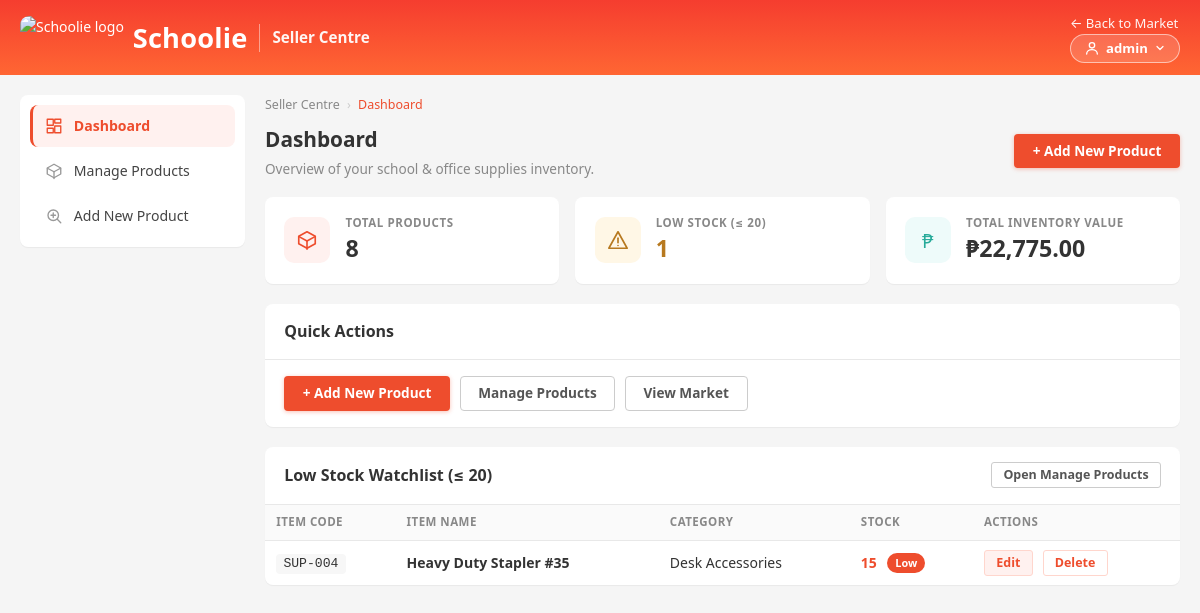
/dashboard.php (signed in), run on the app's committed database.
### tables this page shows
CREATE TABLE products (
  id          INT           AUTO_INCREMENT PRIMARY KEY,
  item_code   VARCHAR(20)   UNIQUE NOT NULL,
  item_name   VARCHAR(100)  NOT NULL,
  description TEXT          NOT NULL,
  category    VARCHAR(50)   NOT NULL,
  unit        VARCHAR(20)   NOT NULL,
  price       DECIMAL(10,2) NOT NULL,
  stock       INT           NOT NULL
);

### dashboard.php (the view, shortened to what this page needs)
<?php
require_once __DIR__ . '/config.php';
require_once __DIR__ . '/nav.php';
$totalsRes = mysqli_query(
    $conn,
    'SELECT COUNT(*) AS total_products,
            COALESCE(SUM(CASE WHEN stock <= ' . LOW_STOCK_LEVEL . ' THEN 1 ELSE 0 END), 0) AS low_stock,
            COALESCE(SUM(price * stock), 0) AS inventory_value
     FROM products'
);
$totals        = $totalsRes ? mysqli_fetch_assoc($totalsRes) : null;
$totalProducts = (int) ($totals['total_products'] ?? 0);
$lowStock      = (int) ($totals['low_stock'] ?? 0);
$totalValue    = (float) ($totals['inventory_value'] ?? 0);
$watch = mysqli_query(
    $conn,
    'SELECT id, item_code, item_name, category, stock
     FROM products
     WHERE stock <= ' . LOW_STOCK_LEVEL . '
     ORDER BY stock ASC, item_code ASC
     LIMIT 8'
);
?>
<!DOCTYPE html>
<html lang="en">
<head>
    <link rel="stylesheet" href="style.css">
</head>
<body>
<?= seller_breadcrumb([['Seller Centre', 'dashboard.php'], ['Dashboard', '']]) ?>
<div class="page-head">
    <div>
        <h1>Dashboard</h1>
        <p class="page-sub">Overview of your school &amp; office supplies inventory.</p>
    </div>
    <a class="btn btn-primary" href="add.php">+ Add New Product</a>
</div>
<section class="cards">
    <div class="card">
        <span class="card-icon">
            <svg viewBox="0 0 24 24" width="22" height="22" fill="none" stroke="currentColor" stroke-width="1.8" stroke-linecap="round" stroke-linejoin="round" aria-hidden="true"><path d="M21 8l-9-5-9 5v8l9 5 9-5z"/><path d="M3.3 8.3L12 13l8.7-4.7"/><path d="M12 13v9"/></svg>
        </span>
        <div>
            <div class="card-label">Total Products</div>
            <div class="card-value"><?= $totalProducts ?></div>
        </div>
    </div>
    <div class="card">
        <span class="card-icon warn">
            <svg viewBox="0 0 24 24" width="22" height="22" fill="none" stroke="currentColor" stroke-width="1.8" stroke-linecap="round" stroke-linejoin="round" aria-hidden="true"><path d="M12 3l10 18H2z"/><path d="M12 10v5"/><path d="M12 18h.01"/></svg>
        </span>
        <div>
            <div class="card-label">Low Stock (&le; <?= LOW_STOCK_LEVEL ?>)</div>
            <div class="card-value <?= $lowStock > 0 ? 'warn' : '' ?>"><?= $lowStock ?></div>
        </div>
    </div>
    <div class="card">
        <span class="card-icon money">&#8369;</span>
        <div>
            <div class="card-label">Total Inventory Value</div>
            <div class="card-value">&#8369;<?= number_format($totalValue, 2) ?></div>
        </div>
    </div>
</section>
<section class="panel">
    <div class="panel-head"><h2>Quick Actions</h2></div>
    <div class="quick-actions">
        <a class="btn btn-primary" href="add.php">+ Add New Product</a>
        <a class="btn btn-ghost" href="products.php">Manage Products</a>
        <a class="btn btn-ghost" href="index.php">View Market</a>
    </div>
</section>
<section class="panel">
    <div class="panel-head">
        <h2>Low Stock Watchlist (&le; <?= LOW_STOCK_LEVEL ?>)</h2>
        <a class="btn btn-sm btn-ghost" href="products.php">Open Manage Products</a>
    </div>
    <div class="table-wrap">
        <table class="stack-table">
            <thead>
                <tr>
                    <th>Item Code</th>
                    <th>Item Name</th>
                    <th>Category</th>
                    <th>Stock</th>
                    <th>Actions</th>
                </tr>
            </thead>
            <tbody>
            <?php if ($watch && mysqli_num_rows($watch) > 0): ?>
                <?php while ($row = mysqli_fetch_assoc($watch)): ?>
                    <tr>
                        <td data-label="Item Code"><span class="code"><?= htmlspecialchars($row['item_code']) ?></span></td>
                        <td class="item-name" data-label="Item Name"><?= htmlspecialchars($row['item_name']) ?></td>
                        <td data-label="Category"><?= htmlspecialchars($row['category']) ?></td>
                        <td data-label="Stock">
                            <span class="cell-val">
                                <span class="stock-low"><?= (int) $row['stock'] ?></span>
                                <span class="pill-low">Low</span>
                            </span>
                        </td>
                        <td class="actions cell-actions">
                            <a class="btn btn-sm btn-edit" href="edit.php?id=<?= (int) $row['id'] ?>">Edit</a>
                            <a class="btn btn-sm btn-delete"
                               href="delete.php?id=<?= (int) $row['id'] ?>"
                               onclick="return confirm('Delete <?= htmlspecialchars($row['item_code'], ENT_QUOTES) ?> (<?= htmlspecialchars($row['item_name'], ENT_QUOTES) ?>)? Its image file will also be removed.');">Delete</a>
                        </td>
                    </tr>
                <?php endwhile; ?>
            <?php endif; ?>
            </tbody>
        </table>
    </div>
</section>
</body>
</html>

### style.css (style rules this page uses)
:root { --orange: #ee4d2d; --orange-dark: #d73211; --orange-grad: linear-gradient(-180deg, #f53d2f, #f63); --orange-soft: #fff1ef; --orange-border: #ffd6cd; --green: #26aa99; --green-soft: #eefbfa; --bg: #f5f5f5; --surface: #ffffff; --text: #333333; --muted: #888888; --border: #e8e8e8; --radius: 8px; --shadow-sm: 0 1px 1px rgba(0, 0, 0, .05); --shadow: 0 1px 8px rgba(0, 0, 0, .12); --font: "Segoe UI", system-ui, -apple-system, "Helvetica Neue", Arial, sans-serif; }
* { box-sizing: border-box; }
html, body { margin: 0; padding: 0; }
html { scrollbar-width: none; }
body { font-family: var(--font); background: var(--bg); color: var(--text); font-size: 14px; line-height: 1.55; min-height: 100vh; }
a { color: var(--orange); }
.btn { display: inline-flex; align-items: center; justify-content: center; gap: .4rem; padding: .5rem 1.1rem; border: 1px solid transparent; border-radius: 4px; font: 600 .85rem/1.2 var(--font); text-decoration: none; cursor: pointer; white-space: nowrap; transition: background .15s ease, color .15s ease, border-color .15s ease; }
.btn-primary { background: var(--orange); color: #fff; box-shadow: 0 1px 4px rgba(238, 77, 45, .35); }
.btn-ghost { background: var(--surface); border-color: #ccc; color: #555; }
.btn-sm { padding: .3rem .7rem; font-size: .78rem; border-radius: 3px; }
.btn-edit { background: var(--orange-soft); color: var(--orange); border: 1px solid var(--orange-border); }
.btn-delete { background: #fff; color: var(--orange); border: 1px solid var(--orange-border); }
.page-head { display: flex; align-items: center; justify-content: space-between; flex-wrap: wrap; gap: .8rem; margin-bottom: 1.1rem; }
.page-head h1 { font-size: 1.3rem; margin: 0; }
.page-sub { color: var(--muted); margin: .2rem 0 0; font-size: .85rem; }
.cards { display: grid; grid-template-columns: repeat(auto-fit, minmax(220px, 1fr)); gap: 1rem; margin-bottom: 1.25rem; }
.card { background: var(--surface); border-radius: var(--radius); box-shadow: var(--shadow-sm); padding: 1.05rem 1.2rem; display: flex; align-items: center; gap: .95rem; }
.card-icon { flex: none; width: 46px; height: 46px; border-radius: 10px; background: var(--orange-soft); color: var(--orange); display: inline-flex; align-items: center; justify-content: center; font-size: 1.25rem; }
.card-icon.warn { background: #fff7e6; color: #b7791f; }
.card-icon.money { background: var(--green-soft); color: var(--green); }
.card-label { color: var(--muted); font-size: .72rem; font-weight: 700; text-transform: uppercase; letter-spacing: .05em; }
.card-value { font-size: 1.45rem; font-weight: 700; }
.card-value.warn { color: #b7791f; }
.panel { background: var(--surface); border-radius: var(--radius); box-shadow: var(--shadow-sm); margin-bottom: 1.25rem; }
.panel-head { display: flex; align-items: center; justify-content: space-between; flex-wrap: wrap; gap: 1rem; padding: .95rem 1.2rem; border-bottom: 1px solid var(--border); }
.panel-head h2 { margin: 0; font-size: 1rem; }
.table-wrap { overflow-x: auto; }
table { width: 100%; border-collapse: collapse; }
thead th { background: #fafafa; border-bottom: 1px solid var(--border); color: var(--muted); font-size: .72rem; font-weight: 600; text-transform: uppercase; letter-spacing: .04em; text-align: left; padding: .7rem .9rem; white-space: nowrap; }
tbody td { padding: .65rem .9rem; border-bottom: 1px solid var(--border); vertical-align: middle; }
tbody tr:last-child td { border-bottom: none; }
.item-name { font-weight: 600; }
.code { font-family: ui-monospace, "Cascadia Mono", Consolas, Menlo, monospace; font-size: .82rem; background: #f7f7f7; border-radius: 4px; padding: .15rem .45rem; white-space: nowrap; }
.stock-low { color: var(--orange); font-weight: 700; }
.pill-low { display: inline-block; background: var(--orange); color: #fff; border-radius: 999px; font-size: .68rem; font-weight: 700; padding: .1rem .5rem; margin-left: .35rem; vertical-align: middle; }
.cell-val { display: inline-flex; align-items: center; gap: .3rem; flex-wrap: nowrap; white-space: nowrap; }
.actions { white-space: nowrap; }
.actions .btn { margin-right: .4rem; }
.actions .btn:last-child { margin-right: 0; }
.quick-actions { display: flex; flex-wrap: wrap; gap: .6rem; padding: 1rem 1.2rem; }
@media (max-width: 1200px) { thead th, tbody td { padding: .55rem .7rem; } }

### data on the page
products: item_code "SUP-004", item_name "Heavy Duty Stapler #35", category "Desk Accessories", stock "15"

### other printed values
$user "admin"
$label "Dashboard"
$label "Manage Products"
$label "Add New Product"
$label "Seller Centre"
$totalProducts "8"
LOW_STOCK_LEVEL "20"
$lowStock "1"
$totalValue "22,775.00"
